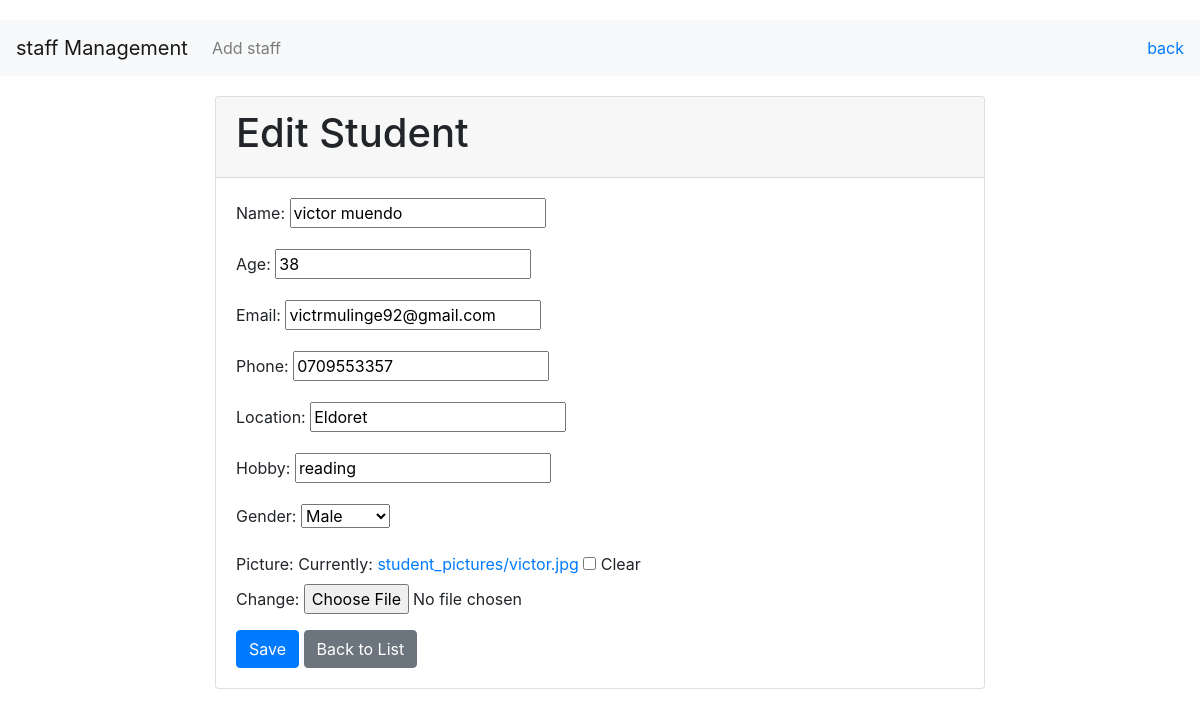
The app's page /student_management/students/1/update/ (signed in) with its own data.
### student_management/models.py (models this page shows, shortened)
class Student(models.Model):
    GENDER_CHOICES = [
        ('M', 'Male'),
        ('F', 'Female'),
        ('O', 'Other'),
    ]
    name = models.CharField(max_length=100)
    age = models.PositiveIntegerField()
    email = models.EmailField(unique=True)
    phone = models.CharField(max_length=15, unique=True)
    location = models.CharField(max_length=100)
    hobby = models.CharField(max_length=100)
    gender = models.CharField(max_length=1, choices=GENDER_CHOICES)
    admission_number = models.CharField(max_length=12, unique=True, blank=True)
    serial_number = models.CharField(max_length=8, unique=True, editable=False)
    picture = models.ImageField(upload_to='student_pictures/', null=True, blank=True)

### student_management/views.py (the view)
# urls.py: path('students/<int:pk>/update/', student_update, name='student_update'),
@login_required
def student_update(request, pk):
    student = get_object_or_404(Student, pk=pk)
    if request.method == "POST":
        form = StudentForm(request.POST, request.FILES, instance=student)
        if form.is_valid():
            form.save()
            return redirect('student_list')
    else:
        form = StudentForm(instance=student)
    return render(request, 'student_form.html', {'form': form})

### student_management/forms.py (shortened to what this page needs)
class StudentForm(forms.ModelForm):
    class Meta:
        model = Student
        fields = ['name', 'age', 'email', 'phone', 'location', 'hobby', 'gender', 'picture']

### asgiref/local.py (called while the page is built)
    def __getattr__(self, key):
        storage_object = self._data.get({})
        try:
            return storage_object[key]
        except KeyError:
            raise AttributeError(f"{self!r} object has no attribute {key!r}")

    def __setattr__(self, key: str, value: Any) -> None:
        if key == "_data":
            return super().__setattr__(key, value)
        storage_object = self._data.get({})
        storage_object[key] = value
        self._data.set(storage_object)

    def __delattr__(self, key: str) -> None:
        storage_object = self._data.get({})
        if key in storage_object:
            del storage_object[key]
            self._data.set(storage_object)
        else:
            raise AttributeError(f"{self!r} object has no attribute {key!r}")

    @contextlib.contextmanager
    def _lock_storage(self):
        if self._thread_critical:
            try:
                asyncio.get_running_loop()
            except RuntimeError:
                yield self._storage
            else:
                if not hasattr(self._storage, "cvar"):
                    self._storage.cvar = _CVar()
                yield self._storage.cvar
        else:
            with self._thread_lock:
                yield self._storage

    def __getattr__(self, key):
        with self._lock_storage() as storage:
            return getattr(storage, key)

    def __setattr__(self, key, value):
        if key in ("_local", "_storage", "_thread_critical", "_thread_lock"):
            return super().__setattr__(key, value)
        with self._lock_storage() as storage:
            setattr(storage, key, value)

    def __delattr__(self, key):
        with self._lock_storage() as storage:
            delattr(storage, key)

### student_management/templates/student_form.html (shortened to what this page needs)
{% extends 'base.html' %}
{% block content %}
<div class="card">
    <div class="card-header">
        <h1>{% if form.instance.pk %}Edit{% else %}Add{% endif %} Student</h1>
    </div>
    <div class="card-body">
        <form method="post">
            {{ form.as_p }}
            <button type="submit" class="btn btn-primary">Save</button>
            <a class="btn btn-secondary" href="{% url 'student_list' %}">Back to List</a>
        </form>
    </div>
</div>
{% endblock %}

### myapp/templates/base.html (style rules this page uses)
body { padding-top: 20px; }
.card { margin-bottom: 20px; }
.btn { text-align: center; }

### records on screen
Student: name "victor muendo", age "38", email "victrmulinge92@gmail.com", phone "0709553357", location "Eldoret", hobby "reading", gender "Male"
